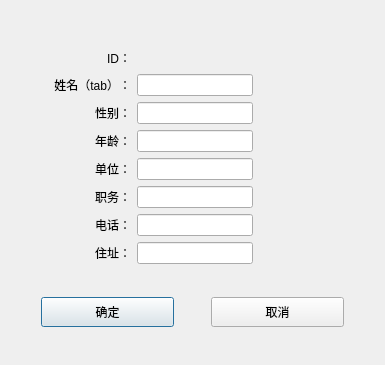
<?xml version="1.0" encoding="UTF-8"?>
<ui version="4.0">
 <class>dlg_add_user</class>
 <widget class="QDialog" name="dlg_add_user">
  <property name="geometry">
   <rect>
    <x>0</x>
    <y>0</y>
    <width>385</width>
    <height>365</height>
   </rect>
  </property>
  <property name="windowTitle">
   <string>Dialog</string>
  </property>
  <layout class="QGridLayout" name="gridLayout">
   <item row="4" column="0" colspan="2">
    <widget class="QLabel" name="label_4">
     <property name="minimumSize">
      <size>
       <width>120</width>
       <height>0</height>
      </size>
     </property>
     <property name="maximumSize">
      <size>
       <width>120</width>
       <height>16777215</height>
      </size>
     </property>
     <property name="text">
      <string>年龄：</string>
     </property>
     <property name="alignment">
      <set>Qt::AlignRight|Qt::AlignTrailing|Qt::AlignVCenter</set>
     </property>
    </widget>
   </item>
   <item row="1" column="0" colspan="2">
    <widget class="QLabel" name="label">
     <property name="minimumSize">
      <size>
       <width>120</width>
       <height>21</height>
      </size>
     </property>
     <property name="maximumSize">
      <size>
       <width>120</width>
       <height>20</height>
      </size>
     </property>
     <property name="text">
      <string>ID：</string>
     </property>
     <property name="alignment">
      <set>Qt::AlignRight|Qt::AlignTrailing|Qt::AlignVCenter</set>
     </property>
    </widget>
   </item>
   <item row="9" column="0" rowspan="2" colspan="4">
    <widget class="QWidget" name="widget" native="true">
     <property name="maximumSize">
      <size>
       <width>16777215</width>
       <height>180</height>
      </size>
     </property>
     <layout class="QHBoxLayout" name="horizontalLayout">
      <property name="spacing">
       <number>37</number>
      </property>
      <property name="leftMargin">
       <number>30</number>
      </property>
      <property name="topMargin">
       <number>9</number>
      </property>
      <property name="rightMargin">
       <number>30</number>
      </property>
      <item>
       <widget class="QPushButton" name="pushButton">
        <property name="minimumSize">
         <size>
          <width>0</width>
          <height>30</height>
         </size>
        </property>
        <property name="maximumSize">
         <size>
          <width>16777215</width>
          <height>30</height>
         </size>
        </property>
        <property name="text">
         <string>确定</string>
        </property>
       </widget>
      </item>
      <item>
       <widget class="QPushButton" name="pushButton_2">
        <property name="minimumSize">
         <size>
          <width>0</width>
          <height>30</height>
         </size>
        </property>
        <property name="maximumSize">
         <size>
          <width>16777215</width>
          <height>30</height>
         </size>
        </property>
        <property name="text">
         <string>取消</string>
        </property>
       </widget>
      </item>
     </layout>
    </widget>
   </item>
   <item row="3" column="2">
    <widget class="QLineEdit" name="lineEdit_2"/>
   </item>
   <item row="7" column="2">
    <widget class="QLineEdit" name="lineEdit_6"/>
   </item>
   <item row="8" column="0" colspan="2">
    <widget class="QLabel" name="label_8">
     <property name="minimumSize">
      <size>
       <width>120</width>
       <height>0</height>
      </size>
     </property>
     <property name="maximumSize">
      <size>
       <width>120</width>
       <height>16777215</height>
      </size>
     </property>
     <property name="text">
      <string>住址：</string>
     </property>
     <property name="alignment">
      <set>Qt::AlignRight|Qt::AlignTrailing|Qt::AlignVCenter</set>
     </property>
    </widget>
   </item>
   <item row="7" column="0" colspan="2">
    <widget class="QLabel" name="label_7">
     <property name="minimumSize">
      <size>
       <width>120</width>
       <height>0</height>
      </size>
     </property>
     <property name="maximumSize">
      <size>
       <width>120</width>
       <height>16777215</height>
      </size>
     </property>
     <property name="text">
      <string>电话：</string>
     </property>
     <property name="alignment">
      <set>Qt::AlignRight|Qt::AlignTrailing|Qt::AlignVCenter</set>
     </property>
    </widget>
   </item>
   <item row="5" column="0" colspan="2">
    <widget class="QLabel" name="label_5">
     <property name="minimumSize">
      <size>
       <width>120</width>
       <height>0</height>
      </size>
     </property>
     <property name="maximumSize">
      <size>
       <width>120</width>
       <height>16777215</height>
      </size>
     </property>
     <property name="text">
      <string>单位：</string>
     </property>
     <property name="alignment">
      <set>Qt::AlignRight|Qt::AlignTrailing|Qt::AlignVCenter</set>
     </property>
    </widget>
   </item>
   <item row="2" column="3">
    <spacer name="horizontalSpacer">
     <property name="orientation">
      <enum>Qt::Horizontal</enum>
     </property>
     <property name="sizeHint" stdset="0">
      <size>
       <width>40</width>
       <height>20</height>
      </size>
     </property>
    </spacer>
   </item>
   <item row="2" column="0" colspan="2">
    <widget class="QLabel" name="label_2">
     <property name="minimumSize">
      <size>
       <width>120</width>
       <height>0</height>
      </size>
     </property>
     <property name="maximumSize">
      <size>
       <width>120</width>
       <height>16777215</height>
      </size>
     </property>
     <property name="text">
      <string>姓名（tab）：</string>
     </property>
     <property name="alignment">
      <set>Qt::AlignRight|Qt::AlignTrailing|Qt::AlignVCenter</set>
     </property>
    </widget>
   </item>
   <item row="8" column="2">
    <widget class="QLineEdit" name="lineEdit_7"/>
   </item>
   <item row="6" column="0" colspan="2">
    <widget class="QLabel" name="label_6">
     <property name="minimumSize">
      <size>
       <width>120</width>
       <height>0</height>
      </size>
     </property>
     <property name="maximumSize">
      <size>
       <width>120</width>
       <height>16777215</height>
      </size>
     </property>
     <property name="text">
      <string>职务：</string>
     </property>
     <property name="alignment">
      <set>Qt::AlignRight|Qt::AlignTrailing|Qt::AlignVCenter</set>
     </property>
    </widget>
   </item>
   <item row="4" column="2">
    <widget class="QLineEdit" name="lineEdit_3"/>
   </item>
   <item row="3" column="0" colspan="2">
    <widget class="QLabel" name="label_3">
     <property name="minimumSize">
      <size>
       <width>120</width>
       <height>0</height>
      </size>
     </property>
     <property name="maximumSize">
      <size>
       <width>120</width>
       <height>16777215</height>
      </size>
     </property>
     <property name="text">
      <string>性别：</string>
     </property>
     <property name="alignment">
      <set>Qt::AlignRight|Qt::AlignTrailing|Qt::AlignVCenter</set>
     </property>
    </widget>
   </item>
   <item row="6" column="2">
    <widget class="QLineEdit" name="lineEdit_5"/>
   </item>
   <item row="0" column="2">
    <widget class="QLabel" name="label_9">
     <property name="maximumSize">
      <size>
       <width>30</width>
       <height>30</height>
      </size>
     </property>
     <property name="text">
      <string/>
     </property>
    </widget>
   </item>
   <item row="5" column="2">
    <widget class="QLineEdit" name="lineEdit_4"/>
   </item>
   <item row="2" column="2">
    <widget class="QLineEdit" name="lineEdit"/>
   </item>
   <item row="1" column="2">
    <widget class="QLabel" name="label_10">
     <property name="text">
      <string/>
     </property>
    </widget>
   </item>
  </layout>
 </widget>
 <resources/>
 <connections/>
</ui>
